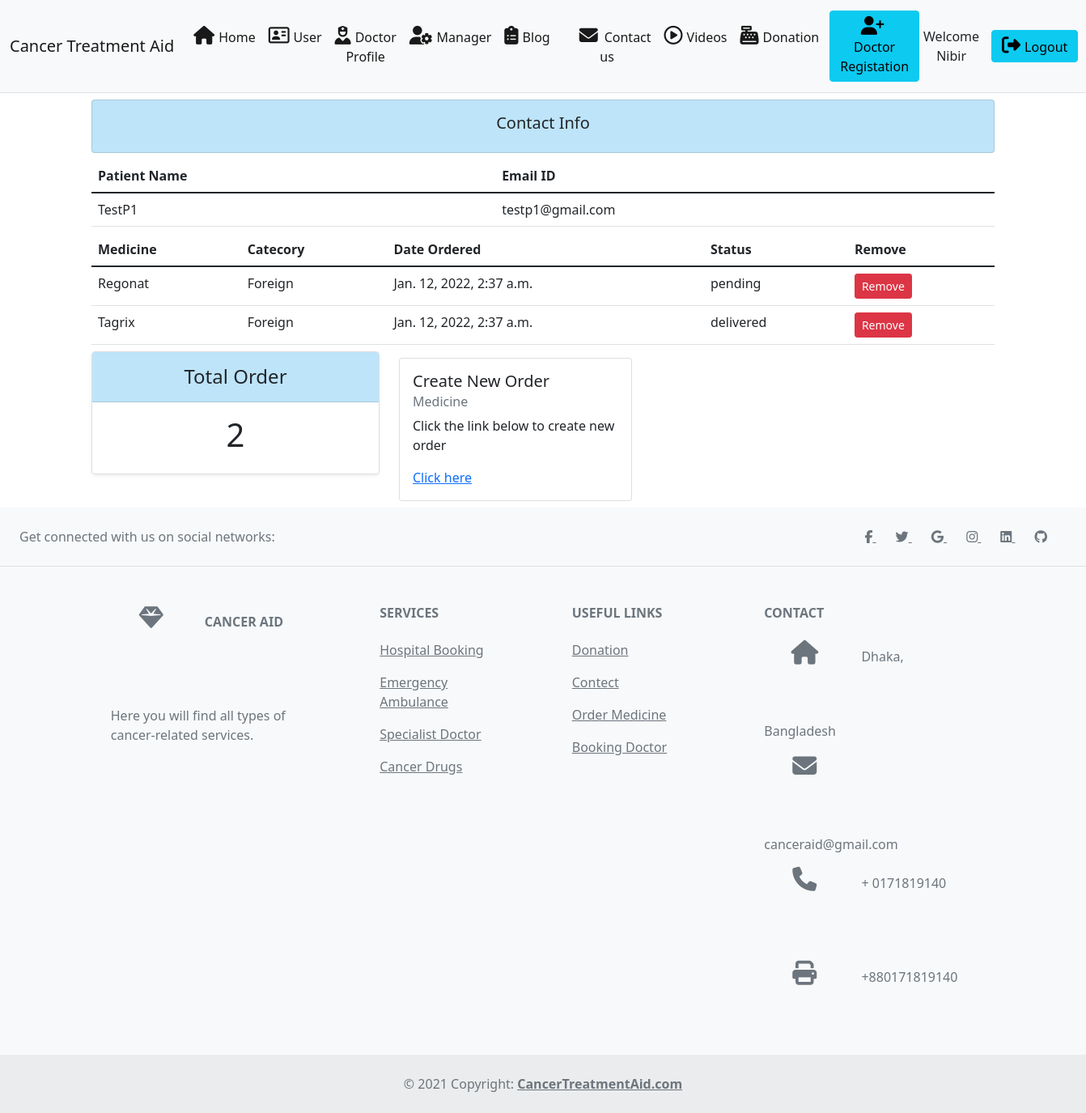
Page /patient/2/ (signed in) on the committed database.
### CancerAid/models.py (models this page shows, shortened)
class Patient(models.Model):
	user = models.OneToOneField(User, null=True, on_delete=models.CASCADE)
	name = models.CharField(max_length=200, null=True)
	fname = models.CharField(max_length=200, null=True)
	lname = models.CharField(max_length=200, null=True)
	email = models.CharField(max_length=200, null=True)
	date_created = models.DateTimeField(auto_now_add=True, null=True)

class Order(models.Model):
	STATUS = (
			('pending', 'pending'),
			('delivered', 'delivered'),
			)
	Discount = (
		('You will get 30 percent discount' ,'You will get 30 percent discount'),
		('You will get 50 percent discount', 'You will get 50 percent discount'),
		('You will get 70 percent discount', 'You will get 70 percent discount'),
		('Sorry there is no discount for you', 'Sorry there is no discount for you')
	)
	patient = models.ForeignKey(Patient, null=True, on_delete= models.SET_NULL)
	medicine = models.ForeignKey(Medicine, null=True, on_delete= models.SET_NULL)
	date_created = models.DateTimeField(auto_now_add=True, null=True)
	status = models.CharField(max_length=200, null=True, choices=STATUS)
	discount = models.CharField(max_length=200, null=True, choices=Discount)

class Medicine(models.Model):
	CATEGORY = (
			('Foreign', 'Foreign'),
			('Local', 'Local'),
			)
	name = models.CharField(max_length=200, null=True)
	price = models.FloatField(null=True)
	category = models.CharField(max_length=200, null=True, choices=CATEGORY)
	def __str__(self):
		return self.name

### CancerAid/decorators.py (the view)
		def wrapper_func(request, *args, **kwargs):
			group = None
			if request.user.groups.exists():
				group = request.user.groups.all()[0].name
			if group in allowed_roles:
				return view_func(request, *args, **kwargs)
			else:
				return HttpResponse('You are not authorized to view this page')

### CancerAid/views.py (called while the page is built)
@login_required(login_url='homepage')
@allowed_users(allowed_roles=['admin','manager'])
def patientpage(request,pk):
    patient = Patient.objects.get(id=pk)
    orders = patient.order_set.all()
    order_count = orders.count()
    b={'patient':patient,'orders':orders,'order_count':order_count}
    return render(request,"patient.html",b)

### CancerAid/templates/patient.html
{% extends 'index.html' %}
{% block body %}
<div class="container">
    <div class="card card-body my-2" style="background: #BEE4F9;">
        <h5 style="text-align: center;">Contact Info</h5>
    </div>
    <table class="table table-hover my-2">
        <thead>
          <tr>
            <th scope="col">Patient Name</th>
            <th scope="col">Email ID</th>
          </tr>
        </thead>
        <tbody>
            <tr>
            <td>{{patient.name}}</td>
            <td>{{patient.email}}</td>
        </tr>
        </tbody>
      </table>
      <table class="table table-hover my-2">
        <thead>
          <tr>
            <th scope="col">Medicine</th>
            <th scope="col">Catecory</th>
            <th scope="col">Date Ordered</th>
            <th scope="col">Status</th>
            <th scope="col">Remove</th>
          </tr>
        </thead>
        <tbody>
            {% for i in orders %}
				<tr>
					<td>{{i.medicine}}</td>
					<td>{{i.medicine.category}}</td>
					<td>{{i.date_created}}</td>
					<td>{{i.status}}</td>
					<td><a class="btn btn-sm btn-danger" href="{% url 'deleteOrder' i.id%}">Remove</a></td>
				</tr>
				{% endfor %}
        </tbody>
      </table>
      <div class="row">
      <div class="col-4">
        <div class="card mb-4 rounded-3 shadow-sm">
          <div class="card-header py-3" style="background: #BEE4F9;">
            <h4 class="my-0 fw-normal" style="text-align: center;">Total Order</h4>
          </div>
          <div class="card-body">
            <h1 class="card-title pricing-card-title" style="text-align: center;">{{order_count}}</h1>
          </div>
        </div>
      </div>
      <div class="col-4">
        <div class="card my-2" style="width: 18rem;">
          <div class="card-body">
            <h5 class="card-title">Create New Order</h5>
            <h6 class="card-subtitle mb-2 text-muted">Medicine</h6>
            <p class="card-text">Click the link below to create new order</p>
            <a href="{% url 'createOrder' patient.id%}" class="card-link center">Click here</a>
          </div>
          </div>
      </div>
    </div>
</div>
{% endblock %}

### CancerAid/templates/index.html (shortened to what this page needs)
<!doctype html>
<html lang="en">
  <head>
    {% load static %}
    <link href="https://cdn.jsdelivr.net/npm/bootstrap@5.1.3/dist/css/bootstrap.min.css" rel="stylesheet">
    <link rel="stylesheet" href ="{% static 'style.css'%}">
  </head>
  <body>
    <header class="text-center border-bottom">
    <nav class="navbar navbar-expand-lg navbar-light bg-light">
        <div class="container-fluid">
          <a class="navbar-brand" href="#">Cancer Treatment Aid</a>
          <div class="collapse navbar-collapse" id="navbarSupportedContent">
            <ul class="navbar-nav me-auto mb-2 mb-lg-0">
              <li class="nav-item">
                <a class="nav-link active" aria-current="page" href="/"><i class="fas fa-home" style="height: 1px; display: inline;font-size: 23px;margin-right: 5px;"></i>Home</a>
              </li>
              {% if request.user.is_active %}
              <li class="nav-item">
                <a class="nav-link active" aria-current="page" href="{% url 'userpage' %}"><i class="far fa-address-card" style="height: 1px; display: inline;font-size: 23px;margin-right: 5px;"></i>User</a>
              </li>
              <li class="nav-item">
                <a class="nav-link active" href="{% url 'doctoruserpage' %}"><i class="fas fa-user-nurse" style="height: 1px; display: inline;font-size: 23px;margin-right: 5px;"></i>Doctor Profile</a>
              </li>
              {% endif %}
              <li class="nav-item">
                {% if request.user.is_staff %}
                <a class="nav-link active" aria-current="page" href="{% url 'manager' %}"><i class="fas fa-user-cog" style="height: 1px; display: inline;font-size: 23px;margin-right: 5px;"></i>Manager</a>
                {% endif %}
              </li>
              <li class="nav-item">
                <a class="nav-link active" aria-current="page" href="{% url 'discussion_topicpage' %}"><i class="fas fa-clipboard-list"  style="height: 1px; display: inline;font-size: 23px;margin-right: 5px;"></i>Blog</a>
              </li>
              <li class="nav-item">
                <a class="nav-link active" aria-current="page" href="{% url 'contect' %}"><i class="fa fa-fw fa-envelope" style="height: 1px; display: inline;font-size: 23px;padding-right: 8px;"></i>Contact us</a>
              </li>
              <li class="nav-item">
                <a class="nav-link active" aria-current="page" href="{% url 'Videos' %}"><i class="far fa-play-circle"  style="height: 1px; display: inline;font-size: 23px;margin-right: 5px;"></i>Videos</a>
              </li>
              <li class="nav-item">
                <a class="nav-link active" aria-current="page" href="{% url 'payment' %}"><i class="fas fa-cash-register" style="height: 1px; display: inline;font-size: 23px;margin-right: 5px;"></i>Donation</a>
              </li>
            </ul>
          </div>
          {% if user.is_authenticated %}
          {% if request.user.is_staff %}
          <button href="" type="button" class="btn btn-info" style="margin: 5px;" data-bs-toggle="modal" data-bs-target="#dsignupModal">
            <i class="fas fa-user-plus" style="height: 1px; display: inline;font-size: 23px;margin-right: 5px;"></i> Doctor Registation
             </button>
           {% endif %}
            Welcome {{request.user}}
            <a href ="/logout"><button type="button" class="btn btn-info" style="margin-left: 15px;"><i class="fas fa-sign-out-alt" style="height: 1px; display: inline;font-size: 23px;margin-right: 5px;"></i>Logout</button></a>
            {% endif %}
        </div>
      </nav>
    </header>
      {% block body %}{% endblock body %}
<footer class="text-center text-lg-start bg-light text-muted">
  <section
    class="d-flex justify-content-center justify-content-lg-between p-4 border-bottom"
  >
    <div class="me-5 d-none d-lg-block">
      <span>Get connected with us on social networks:</span>
    </div>
    <div>
      <a href="" class="me-4 text-reset">
        <i class="fab fa-facebook-f"></i>
      </a>
      <a href="" class="me-4 text-reset">
        <i class="fab fa-twitter"></i>
      </a>
      <a href="" class="me-4 text-reset">
        <i class="fab fa-google"></i>
      </a>
      <a href="" class="me-4 text-reset">
        <i class="fab fa-instagram"></i>
      </a>
      <a href="" class="me-4 text-reset">
        <i class="fab fa-linkedin"></i>
      </a>
      <a href="" class="me-4 text-reset">
        <i class="fab fa-github"></i>
      </a>
    </div>
  </section>
  <section class="">
    <div class="container text-center text-md-start mt-5">
      <div class="row mt-3">
        <div class="col-md-3 col-lg-4 col-xl-3 mx-auto mb-4">
          <h6 class="text-uppercase fw-bold mb-4">
            <i class="fas fa-gem me-3"></i>Cancer Aid
          </h6>
          <p>
            Here you will find all types of cancer-related services.
          </p>
        </div>
        <div class="col-md-2 col-lg-2 col-xl-2 mx-auto mb-4">
          <h6 class="text-uppercase fw-bold mb-4">
            Services
          </h6>
          <p>
            <a href="#!" class="text-reset">Hospital Booking</a>
          </p>
          <p>
            <a href="#!" class="text-reset">Emergency Ambulance</a>
          </p>
          <p>
            <a href="#!" class="text-reset">Specialist Doctor</a>
          </p>
          <p>
            <a href="#!" class="text-reset">Cancer Drugs</a>
          </p>
        </div>
        <div class="col-md-3 col-lg-2 col-xl-2 mx-auto mb-4">
          <h6 class="text-uppercase fw-bold mb-4">
            Useful links
          </h6>
          <p>
            <a href="#!" class="text-reset">Donation</a>
          </p>
          <p>
            <a href="#!" class="text-reset">Contect</a>
          </p>
          <p>
            <a href="#!" class="text-reset">Order Medicine</a>
          </p>
          <p>
            <a href="#!" class="text-reset">Booking Doctor</a>
          </p>
        </div>
        <div class="col-md-4 col-lg-3 col-xl-3 mx-auto mb-md-0 mb-4">
          <h6 class="text-uppercase fw-bold mb-4">
            Contact
          </h6>
          <p><i class="fas fa-home me-3"></i> Dhaka, Bangladesh</p>
          <p>
            <i class="fas fa-envelope me-3"></i>
            canceraid@gmail.com
          </p>
          <p><i class="fas fa-phone me-3"></i> + 0171819140</p>
          <p><i class="fas fa-print me-3"></i> +880171819140</p>
        </div>
      </div>
    </div>
  </section>
  <div class="text-center p-4" style="background-color: rgba(0, 0, 0, 0.05);">
    © 2021 Copyright:
    <a class="text-reset fw-bold" href="">CancerTreatmentAid.com</a>
  </div>
</footer>
  </body>
</html>

### CancerAid/static/style.css (style rules this page uses)
header { text-decoration: none; }
.fa { padding: 20px; font-size: 10px; width: 50px; text-align: center; text-decoration: none; border-radius: 50%; }
.fas { font-size: 30px; width: 100px; height: 100px; text-align: center; text-decoration: none; border-radius: 100%; border: 1px; }

### rows in the picture
Patient: name "TestP1", email "testp1@gmail.com"
Order: medicine "Regonat", medicine.category "Foreign", date_created "Jan. 12, 2022, 2:37 a.m.", status "pending"
Order: medicine "Tagrix", medicine.category "Foreign", date_created "Jan. 12, 2022, 2:37 a.m.", status "delivered"

### other values in the picture
{{ request.user }} "Nibir"
{{ order_count }} "2"
